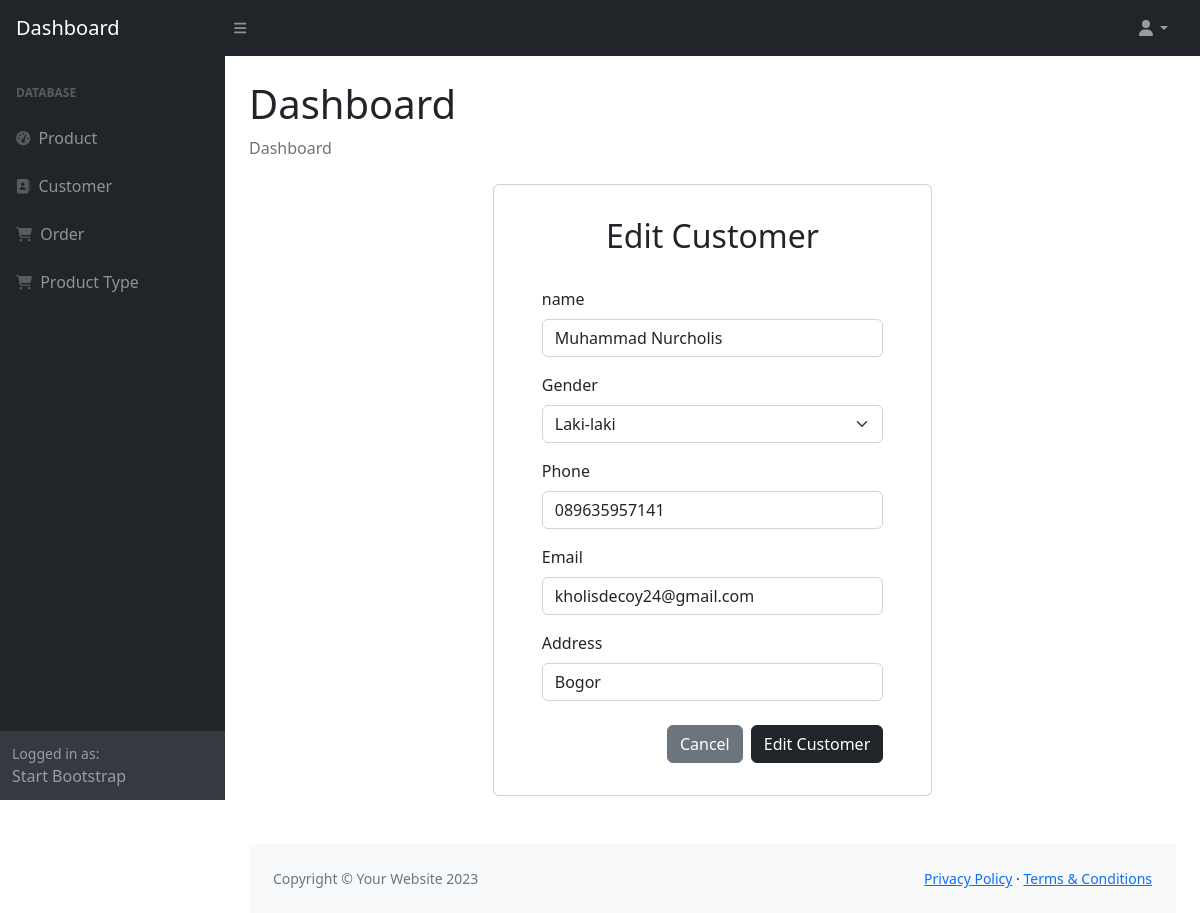
The page /dashboard/pages/customer/edit_customer.php?id=1 on the database its author committed.
### tables this page shows
CREATE TABLE `customer` (
  `id` int(11) NOT NULL,
  `name` varchar(45) DEFAULT NULL,
  `gender` enum('L','P') DEFAULT NULL,
  `phone` varchar(45) DEFAULT NULL,
  `email` varchar(45) DEFAULT NULL,
  `address` longtext DEFAULT NULL,
  `card_id` int(11) NOT NULL
);

### feat/functions.php (called while the page is built, shortened)
<?php
$conn = mysqli_connect("localhost", "root", "", "dbclothing");
function query($query)
{
    global $conn;
    $result = mysqli_query($conn, $query);
    $rows = [];
    while ($row = mysqli_fetch_assoc($result)) {
        $rows[] = $row;
    }
    return $rows;
};

### dashboard/pages/customer/edit_customer.php (the view, shortened to what this page needs)
<?php
require_once "../../templates/header.php";
$id = $_GET['id'];
$customer = query("SELECT * FROM customer WHERE id = $id")[0];
?>
<div class="row-cols-md-2">
    <div class="container mb-5">
        <div class="card">
            <div class="container-fluid px-5 py-2">
                <h2 class="py-4 text-center">Edit Customer</h2>
                <form action="" method="POST">
                    <div class="mb-3">
                        <label for="name" class="form-label">name</label>
                        <input type="text" class="form-control" id="name" name="name" value="<?= $customer['name']; ?>">
                    </div>
                    <div class="mb-3">
                        <label for="gender" class="form-label">Gender</label>
                        <select name="gender" id="gender" class="form-select" required>
                            <option value="L">Laki-laki</option>
                        </select>
                    </div>
                    <div class="mb-3">
                        <label for="phone" class="form-label">Phone</label>
                        <input type="text" class="form-control" id="phone" name="phone" value="<?= $customer['phone']; ?>">
                    </div>
                    <div class="mb-3">
                        <label for="email" class="form-label">Email</label>
                        <input type="text" class="form-control" id="email" name="email" value="<?= $customer['email']; ?>">
                    </div>
                    <div class="mb-3">
                        <label for="address" class="form-label">Address</label>
                        <input type="text" class="form-control" id="address" name="address" value="<?= $customer['address']; ?>">
                    </div>
                    <div class="modal-footer my-4">
                        <a href="customer.php?title=Customer" type="button" class="btn btn-secondary">Cancel</a>
                        <button type="submit" class="btn btn-dark ms-2" name="edit">Edit Customer</button>
                    </div>
                </form>
            </div>
        </div>
    </div>
</div>
<?php
require_once "../../templates/footer.php";
?>

### rows shown on the page
customer: name "Muhammad Nurcholis", phone "089635957141", email "kholisdecoy24@gmail.com", address "Bogor"
